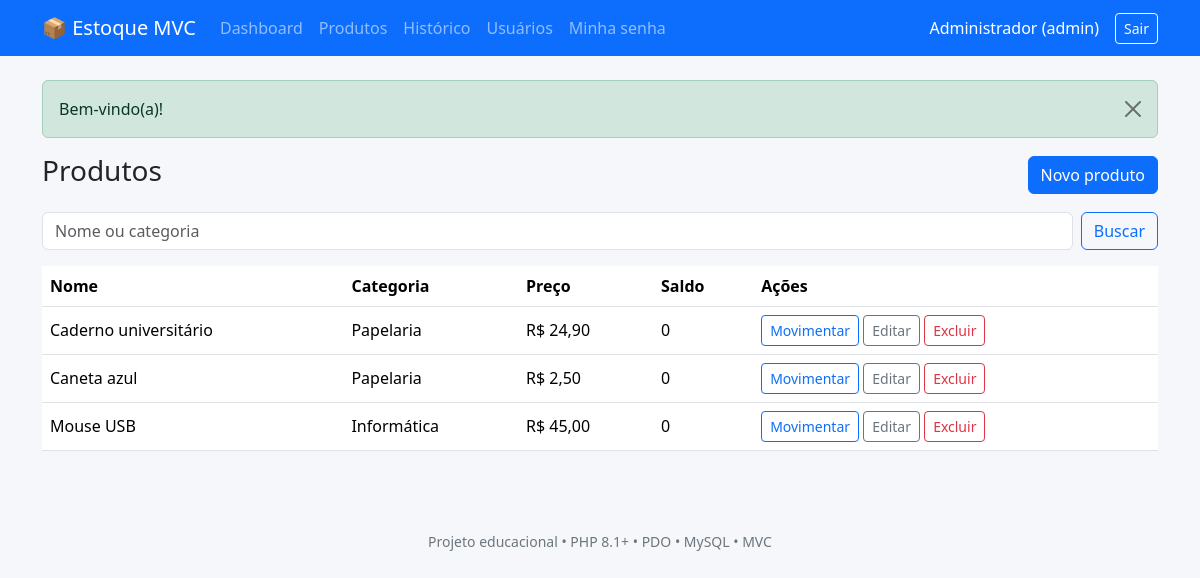
The page /index.php?r=products (signed in) on the database its author committed.
### tables this page shows
CREATE TABLE IF NOT EXISTS usuarios (
 id INT UNSIGNED AUTO_INCREMENT PRIMARY KEY,
 nome VARCHAR(100) NOT NULL,
 email VARCHAR(150) NOT NULL UNIQUE,
 senha_hash VARCHAR(255) NOT NULL,
 perfil ENUM('admin','operador') NOT NULL DEFAULT 'operador',
 ativo TINYINT(1) NOT NULL DEFAULT 1,
 criado_em TIMESTAMP DEFAULT CURRENT_TIMESTAMP
);

CREATE TABLE IF NOT EXISTS produtos (
 id INT UNSIGNED AUTO_INCREMENT PRIMARY KEY,
nome VARCHAR(120) NOT NULL,
 categoria VARCHAR(80) NOT NULL,
 preco DECIMAL(10,2) NOT NULL DEFAULT 0,
 quantidade INT UNSIGNED NOT NULL DEFAULT 0,
 criado_em TIMESTAMP DEFAULT CURRENT_TIMESTAMP,
 CONSTRAINT chk_preco CHECK (preco >= 0)
);

### app/Core/View.php (called while the page is built, shortened)
<?php
final class View
{
    public static function render(string $template, array $data = []): void
    {
        $file = dirname(__DIR__) . '/Views/' . $template . '.php';
        extract($data, EXTR_SKIP);
        require dirname(__DIR__) . '/Views/layout/header.php';
        require $file;
        require dirname(__DIR__) . '/Views/layout/footer.php';
    }
}

### app/Controllers/ProductController.php (called while the page is built, shortened)
<?php
final class ProductController
{
    public function index(): void
    {
        $search = trim((string)($_GET['busca'] ?? ''));
        View::render('products/index', ['title' => 'Produtos', 'search' => $search, 'products' => (new Product())->all($search)]);
    }
}

### public/index.php (called while the page is built, shortened)
<?php
require dirname(__DIR__) . '/app/bootstrap.php';
$routes = [
    'login' => ['GET', AuthController::class, 'form'],
    'login.submit' => ['POST', AuthController::class, 'login'],
    'logout' => ['POST', AuthController::class, 'logout'],
    'password' => ['GET', AuthController::class, 'passwordForm'],
    'password.save' => ['POST', AuthController::class, 'changePassword'],
    'dashboard' => ['GET', DashboardController::class, 'index'],
    'products' => ['GET', ProductController::class, 'index'],
    'products.create' => ['GET', ProductController::class, 'form'],
    'products.edit' => ['GET', ProductController::class, 'form'],
    'products.save' => ['POST', ProductController::class, 'save'],
    'products.delete' => ['POST', ProductController::class, 'delete'],
    'movements' => ['GET', MovementController::class, 'index'],
    'movements.create' => ['GET', MovementController::class, 'form'],
    'movements.save' => ['POST', MovementController::class, 'save'],
    'users' => ['GET', UserController::class, 'index'],
    'users.save' => ['POST', UserController::class, 'save'],
    'users.toggle' => ['POST', UserController::class, 'toggle'],
];
$route = (string)($_GET['r'] ?? 'dashboard');
[$method, $controller, $action] = $routes[$route];
try {
    (new $controller())->$action();
} catch (Throwable $e) {
    error_log((string)$e);
    http_response_code(500);
    exit('Falha interna. Consulte o registro de erros do PHP.');
}

### app/bootstrap.php (called while the page is built, shortened)
<?php
function e(?string $v):string{return htmlspecialchars((string)$v,ENT_QUOTES|ENT_SUBSTITUTE,'UTF-8');}
function url(string $route,array $args=[]):string{return 'index.php?'.http_build_query(array_merge(['r'=>$route],$args));}
function takeFlash():?array{$f=$_SESSION['flash']??null;unset($_SESSION['flash']);return $f;}
function positiveId(mixed $v):?int{$n=filter_var($v,FILTER_VALIDATE_INT,['options'=>['min_range'=>1]]);return $n===false?null:$n;}

### app/Core/Auth.php (called while the page is built, shortened)
<?php
final class Auth
{
   public static function user(): ?array
   {
      $id = positiveId($_SESSION['user_id'] ?? null);
      $u = (new User())->find($id);
      return $u;
   }
}

### app/Core/Database.php (called while the page is built, shortened)
<?php
final class Database
{
    private static ?PDO $pdo = null;
    public static function connection(): PDO
    {
        if (self::$pdo !== null) return self::$pdo;
        $host = getenv('DB_HOST') ?: '127.0.0.1';
        $name = getenv('DB_NAME') ?: 'estoque_didatico';
        $user = getenv('DB_USER') ?: 'root';
        $pass = getenv('DB_PASS') ?: '';
        self::$pdo = new PDO("mysql:host={$host};dbname={$name};charset=utf8mb4", $user, $pass, [
            PDO::ATTR_ERRMODE => PDO::ERRMODE_EXCEPTION,
            PDO::ATTR_DEFAULT_FETCH_MODE => PDO::FETCH_ASSOC,
            PDO::ATTR_EMULATE_PREPARES => false
        ]);
        return self::$pdo;
    }
}

### app/Models/User.php (called while the page is built, shortened)
<?php
final class User
{
    public function find(int $id): ?array
    {
        $s = Database::connection()->prepare('SELECT * FROM usuarios WHERE id=?');
        $s->execute([$id]);
        return $s->fetch() ?: null;
    }
}

### app/Models/Product.php (called while the page is built, shortened)
<?php
final class Product
{
    public function all(string $search = ''): array
    {
        $s = Database::connection()->prepare('SELECT * FROM produtos WHERE nome LIKE ? OR categoria LIKE ? ORDER BY nome');
        $s->execute(['%' . $search . '%', '%' . $search . '%']);
        return $s->fetchAll();
    }
}

### app/Views/products/index.php (the view, shortened to what this page needs)
<div class="d-flex justify-content-between align-items-center mb-3">
    <h1 class="h3">Produtos</h1><?php if (Auth::user()['perfil'] === 'admin'): ?><a class="btn btn-primary" href="<?= e(url('products.create')) ?>">Novo produto</a><?php endif; ?>
</div>
<form method="get" class="d-flex gap-2 mb-3"><input type="hidden" name="r" value="products"><input name="busca" class="form-control" placeholder="Nome ou categoria" value="<?= e($search) ?>"><button class="btn btn-outline-primary">Buscar</button></form>
<div class="table-responsive">
    <table class="table table-hover align-middle">
        <thead>
            <tr>
                <th>Nome</th>
                <th>Categoria</th>
                <th>Preço</th>
                <th>Saldo</th>
                <th>Ações</th>
            </tr>
        </thead>
        <tbody>
            <?php foreach ($products as $p): ?><tr>
                    <td><?= e($p['nome']) ?></td>
                    <td><?= e($p['categoria']) ?></td>
                    <td>R$ <?= number_format((float)$p['preco'], 2, ',', '.') ?></td>
                    <td><?= (int)$p['quantidade'] ?></td>
                    <td>
                        <a class="btn btn-sm btn-outline-primary" href="<?= e(url('movements.create', ['produto_id' => $p['id']])) ?>">Movimentar</a>
                        <?php if (Auth::user()['perfil'] === 'admin'): ?>
                            <a class="btn btn-sm btn-outline-secondary" href="<?= e(url('products.edit', ['id' => $p['id']])) ?>">Editar</a>
                            <form method="post" action="<?= e(url('products.delete')) ?>" class="d-inline" data-confirm="Excluir o produto?"><button class="btn btn-sm btn-outline-danger">Excluir</button></form>
                        <?php endif; ?>
                    </td>
                </tr><?php endforeach; ?>
            <?php if (!$products): ?><tr>
                    <td colspan="5">Nenhum produto encontrado.</td>
                </tr><?php endif; ?></tbody>
    </table>
</div>

### app/Views/layout/header.php (shortened to what this page needs)
<?php
$current = Auth::user();
?>
<!doctype html>
<html lang="pt-BR">
<head>
    <link rel="stylesheet" href="https://cdn.jsdelivr.net/npm/bootstrap@5.3.3/dist/css/bootstrap.min.css">
    <link rel="stylesheet" href="assets/css/estilo.css">
</head>
<body>
    <?php if (empty($guest)): ?>
        <nav class="navbar navbar-expand-lg navbar-dark bg-primary mb-4">
            <div class="container">
                <a class="navbar-brand" href="<?= e(url('dashboard')) ?>">📦 Estoque MVC</a>
                <div class="collapse navbar-collapse" id="menu">
                    <div class="navbar-nav me-auto">
                        <a class="nav-link" href="<?= e(url('dashboard')) ?>">Dashboard</a>
                        <a class="nav-link" href="<?= e(url('products')) ?>">Produtos</a>
                        <a class="nav-link" href="<?= e(url('movements')) ?>">Histórico</a>
                        <?php if ($current && $current['perfil'] === 'admin'): ?><a class="nav-link" href="<?= e(url('users')) ?>">Usuários</a><?php endif; ?>
                        <a class="nav-link" href="<?= e(url('password')) ?>">Minha senha</a>
                    </div>
                    <span class="navbar-text text-white me-3"><?= e($current['nome'] ?? '') ?> (<?= e($current['perfil'] ?? '') ?>)</span>
                    <form method="post" action="<?= e(url('logout')) ?>" class="m-0"><?= Csrf::field() ?><button class="btn btn-outline-light btn-sm">Sair</button></form>
                </div>
            </div>
        </nav><?php endif; ?>
    <main class="container pb-5">
        <?php $flash = takeFlash();
        if ($flash): ?>
            <div class="alert alert-<?= e(in_array($flash['type'], ['success', 'danger', 'warning', 'info'], true) ? $flash['type'] : 'info') ?> alert-dismissible fade show" role="alert"><?= e($flash['message']) ?><button type="button" class="btn-close" data-bs-dismiss="alert" aria-label="Fechar"></button></div>
        <?php endif; ?>

### app/Views/layout/footer.php (shortened to what this page needs)
</main>
<footer class="text-center text-secondary small py-3">Projeto educacional • PHP 8.1+ • PDO • MySQL • MVC</footer>
</body>
</html>

### public/assets/css/estilo.css (style rules this page uses)
body { background: #f5f7fb }
.table { background: #fff }

### rows shown on the page
usuarios: nome "Administrador", perfil "admin"
produtos: nome "Caderno universitário", categoria "Papelaria", preco "24,90", quantidade "0"
produtos: nome "Caneta azul", categoria "Papelaria", preco "2,50", quantidade "0"
produtos: nome "Mouse USB", categoria "Informática", preco "45,00", quantidade "0"

### other values the page prints
$flash['message'] "Bem-vindo(a)!"
